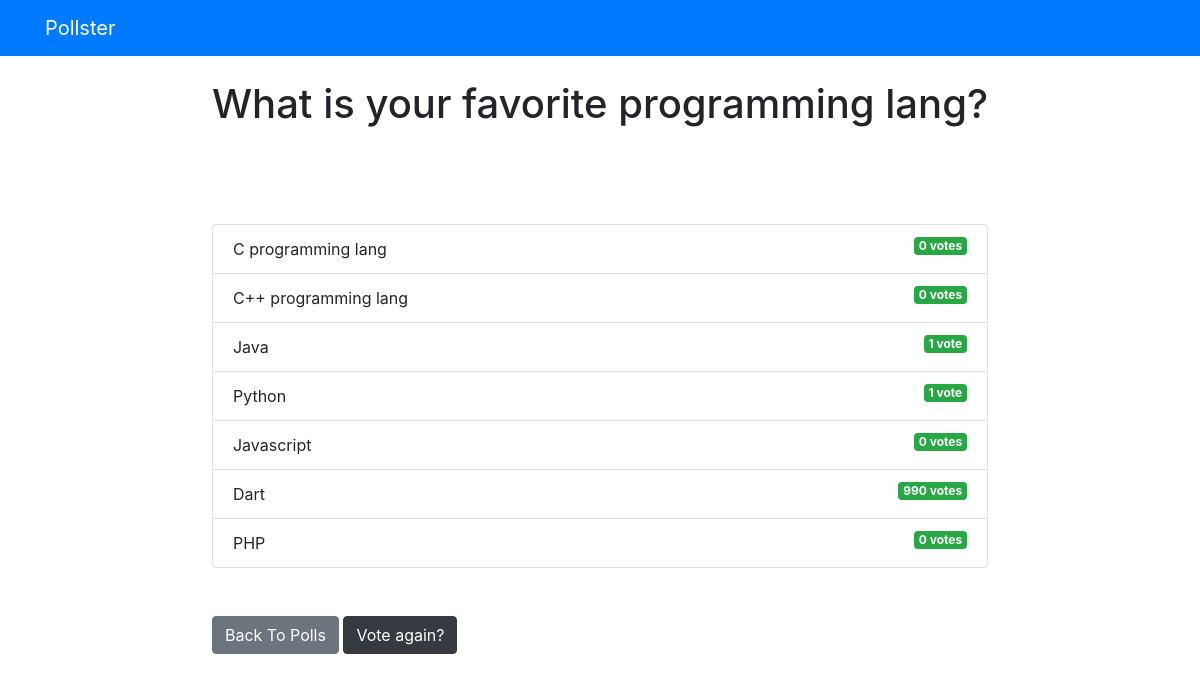
Page /polls/1/results/ on the committed database.
### polls/models.py (models this page shows, shortened)
class Question(models.Model):
    question_text = models.CharField(max_length=200)
    pub_date = models.DateTimeField('dat published')

class Choice(models.Model):
    question = models.ForeignKey(Question, on_delete=models.CASCADE)
    choice_text = models.CharField(max_length=200)
    votes = models.IntegerField(default=0)

### polls/views.py (the view)
# urls.py: path('<int:question_id>/results/', views.results, name='results'),
def results(request, question_id):
    question = get_object_or_404(Question, pk=question_id)
    return render(request, 'polls/results.html', {'question':question})

### templates/polls/results.html
{% extends 'base.html' %}
{% block content %}
<h1 class = "mb-5 text-center" > {{question.question_text}} </h1 >
 <br><br>
<ul class = "list-group mb-5" >
    {% for choice in question.choice_set.all %}
    <li class = "list-group-item" >
    {{choice.choice_text}} <span class = "badge badge-success float-right" > {{choice.votes}}
    vote{{choice.votes | pluralize}} </span >
    </li >
    {% endfor %}
</ul >
<a class = "btn btn-secondary" href = "{% url 'polls:index' %}" > Back To Polls </a >
<a class = "btn btn-dark" href = "{% url 'polls:detail' question.id %}" > Vote again?</a >
<br><br>
{% endblock %}

### templates/base.html (shortened to what this page needs)
<!DOCTYPE html >
<html lang = "en" >
<head >
    <link rel = "stylesheet" href = "https://stackpath.bootstrapcdn.com/bootstrap/4.4.1/css/bootstrap.min.css"
 >
</head >
<body >
    {% include 'partials/_navbar.html'%}
    <div class = "container" >
       <div class = "row" >
           <div class = ".col-md-6 m-auto" >
                {% block content %}{% endblock %}
            </div >
        </div >
    </div >
</body >
</html >

### templates/partials/_navbar.html
<nav class = "navbar navbar-dark bg-primary mb-4" >
    <div class = "container" >
         <a class = "navbar-brand" href = "/" > Pollster </a >
     </div >
 </nav >

### rows in the picture
Question: question_text "What is your favorite programming lang?"
Choice: choice_text "C programming lang", votes "0", votes|pluralize "s"
Choice: choice_text "C++ programming lang", votes "0", votes|pluralize "s"
Choice: choice_text "Java", votes "1"
Choice: choice_text "Python", votes "1"
Choice: choice_text "Javascript", votes "0", votes|pluralize "s"
Choice: choice_text "Dart", votes "990", votes|pluralize "s"
Choice: choice_text "PHP", votes "0", votes|pluralize "s"
